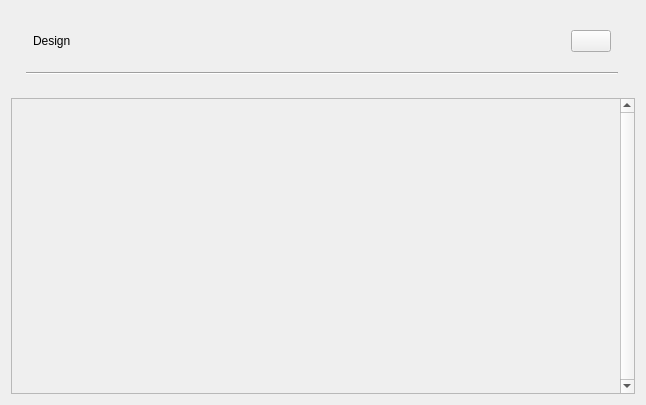
<?xml version="1.0" encoding="UTF-8"?>
<ui version="4.0">
 <class>Form_PageDesign</class>
 <widget class="QWidget" name="Form_PageDesign">
  <property name="geometry">
   <rect>
    <x>0</x>
    <y>0</y>
    <width>646</width>
    <height>405</height>
   </rect>
  </property>
  <property name="windowTitle">
   <string>Form</string>
  </property>
  <layout class="QVBoxLayout" name="verticalLayout_3">
   <item>
    <layout class="QVBoxLayout" name="verticalLayout_2">
     <item>
      <layout class="QVBoxLayout" name="verticalLayout">
       <property name="spacing">
        <number>13</number>
       </property>
       <property name="leftMargin">
        <number>15</number>
       </property>
       <property name="topMargin">
        <number>12</number>
       </property>
       <property name="rightMargin">
        <number>17</number>
       </property>
       <property name="bottomMargin">
        <number>17</number>
       </property>
       <item>
        <layout class="QHBoxLayout" name="horizontalLayout" stretch="1,0,0">
         <property name="leftMargin">
          <number>7</number>
         </property>
         <property name="topMargin">
          <number>7</number>
         </property>
         <property name="rightMargin">
          <number>7</number>
         </property>
         <property name="bottomMargin">
          <number>7</number>
         </property>
         <item>
          <widget class="QLabel" name="label_nameDesign">
           <property name="text">
            <string>Design</string>
           </property>
          </widget>
         </item>
         <item>
          <spacer name="horizontalSpacer">
           <property name="orientation">
            <enum>Qt::Horizontal</enum>
           </property>
           <property name="sizeHint" stdset="0">
            <size>
             <width>40</width>
             <height>20</height>
            </size>
           </property>
          </spacer>
         </item>
         <item>
          <widget class="QPushButton" name="pushButton">
           <property name="text">
            <string/>
           </property>
           <property name="icon">
            <iconset resource="../VentanaPrincipal/resources.qrc">
             <normaloff>:/icons/images/icons/cil-highligt.png</normaloff>:/icons/images/icons/cil-highligt.png</iconset>
           </property>
          </widget>
         </item>
        </layout>
       </item>
       <item>
        <widget class="Line" name="line">
         <property name="orientation">
          <enum>Qt::Horizontal</enum>
         </property>
        </widget>
       </item>
      </layout>
     </item>
     <item>
      <widget class="QScrollArea" name="scrollArea_pedidosWidget">
       <property name="verticalScrollBarPolicy">
        <enum>Qt::ScrollBarAlwaysOn</enum>
       </property>
       <property name="widgetResizable">
        <bool>true</bool>
       </property>
       <widget class="QWidget" name="scrollAreaWidgetContents">
        <property name="geometry">
         <rect>
          <x>0</x>
          <y>0</y>
          <width>610</width>
          <height>294</height>
         </rect>
        </property>
       </widget>
      </widget>
     </item>
    </layout>
   </item>
  </layout>
 </widget>
 <resources>
  <include location="../VentanaPrincipal/resources.qrc"/>
 </resources>
 <connections/>
</ui>
